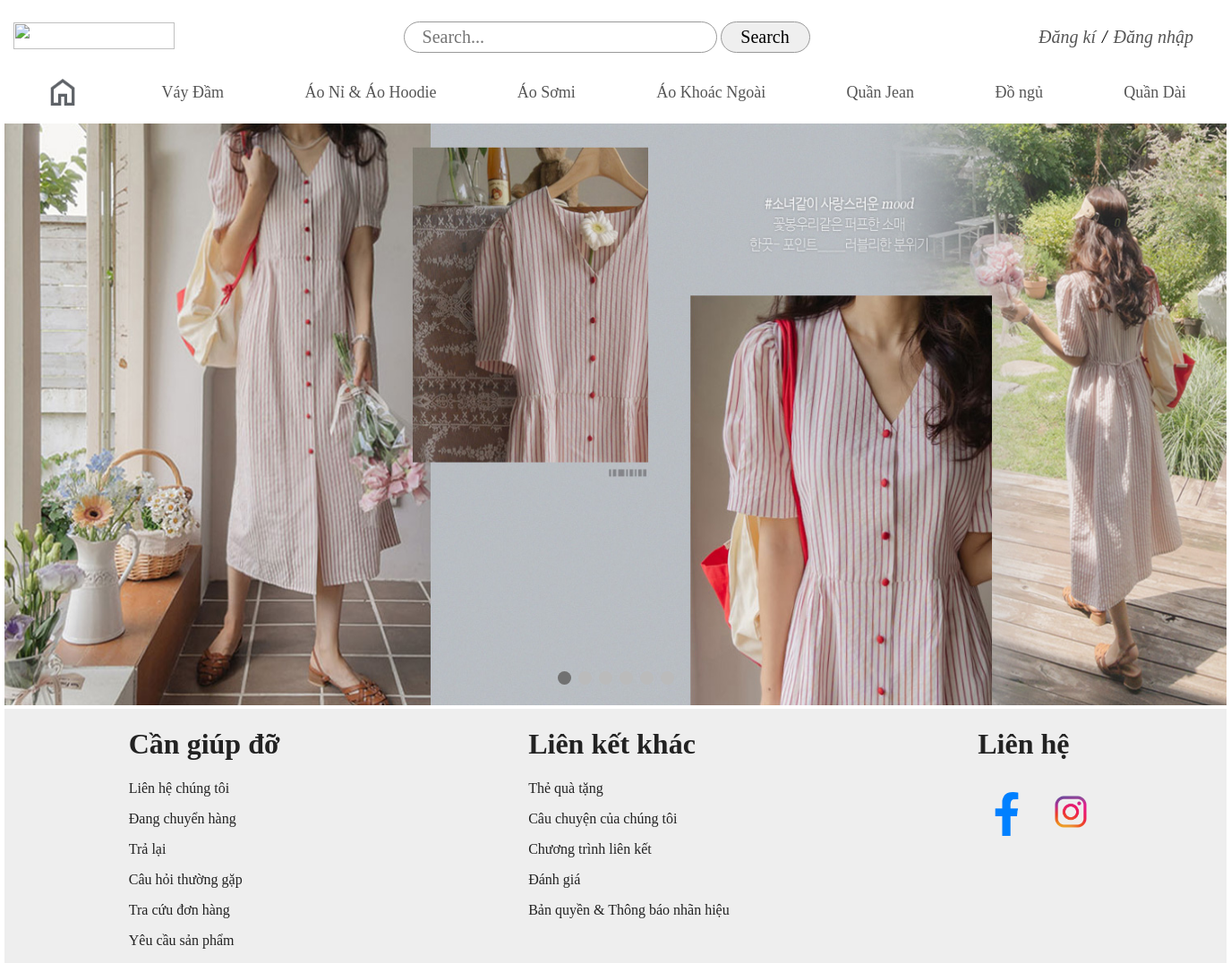
The page /public/khung/khung.php on the database its author committed.
### tables this page shows
CREATE TABLE `loaihang` (
  `maloai` int NOT NULL,
  `tenloai` varchar(255) NOT NULL
);

### public/khung/khung.php (the view, shortened to what this page needs)
<!DOCTYPE html>
<html lang="en">
<head>
    <?php include "../../includes/connect.php";
                $conn = connectDB();
                $sql = "SELECT * FROM loaihang";
                $result = $conn->query($sql);
                $danhmucs = $result->fetchAll(PDO::FETCH_ASSOC);
            ?>
</head>
<body>
    <div class="layout">
        <div>
        <header>
            <div class="logo">
                <img src="../img/logo.png" alt="">
            </div>
            <div class="search">
                <input type="search" name="timkiem" placeholder="Search...">
                <input type="submit" value="Search">
            </div>
            <div class="login">
                <p><a href="">Đăng kí</a></p>
                <p> / </p>
                <p><a href="">Đăng nhập</a></p>
            </div>
        </header>
        <nav>
            <div class="danhmuc">
                <a href=""><img width="40px" height="40px" src="../img/nuthome.png" alt=""></a>
                <?php
                    foreach($danhmucs as $danhmuc){
                ?>
                    <div class="danhmuc2">
                        <a href=""><?php echo $danhmuc['tenloai'] ?></a>
                    </div>
                <?php
                    }
                ?>
            </div>
        </nav>
        <div class="banner">
            <div class="anh fade">
                <img src="../img/banner1.jpg" style="width: 100%;">
            </div>
        </div>
        <div class = "nut" style="text-align:center">
            <span class="dot" onclick="currentSlide(1)"></span>
            <span class="dot" onclick="currentSlide(2)"></span>
            <span class="dot" onclick="currentSlide(3)"></span>
            <span class="dot" onclick="currentSlide(4)"></span>
            <span class="dot" onclick="currentSlide(5)"></span>
            <span class="dot" onclick="currentSlide(6)"></span>
        </div>
        <footer>
              <div class="ft1">
                <h1>Cần giúp đỡ</h1>
                <p><a href="">Liên hệ chúng tôi</a></p>
                <p><a href="">Đang chuyển hàng</a></p>
                <p><a href="">Trả lại</a></p>
                <p><a href="">Câu hỏi thường gặp</a></p>
                <p><a href="">Tra cứu đơn hàng</a></p>
                <p><a href="">Yêu cầu sản phẩm</a></p>
              </div>
              <div class="ft2">
                <h1>Liên kết khác</h1>
                <p><a href="">Thẻ quà tặng</a></p>
                <p><a href="">Câu chuyện của chúng tôi</a></p>
                <p><a href="">Chương trình liên kết</a></p>
                <p><a href="">Đánh giá</a></p>
                <p><a href="">Bản quyền & Thông báo nhãn hiệu</a></p>
              </div>
              <div class="ft3">
                <h1>Liên hệ</h1>
                <a href=""><img width="65px" height="65px" src="../img/facebook-logo.webp" alt=""></a>
                <a href=""><img width="70px" height="70px" src="../img/instagram-logo.webp" alt=""></a>
              </div>
        </footer>
    </div>
</body>
</html>

### public/khung/khung.php (style rules this page uses)
body { margin: 0; padding: 0; }
.layout { margin: 0 auto; width: 1365px; }
header { margin-top: 10px; display: flex; justify-content: space-between; align-items: center; }
header .logo img { margin-left: 10px; width: 180px; height: 30px; }
input[type=search] { width: 350px; height: 35px; border-radius: 30px; border: 1px solid #999; font-size: 20px; padding-left: 20px; font-family: Cambria, Cochin, Georgia, Times, 'Times New Roman', serif; }
input[type=submit] { width: 100px; height: 35px; border-radius: 30px; border: 1px solid #999; font-family: Cambria, Cochin, Georgia, Times, 'Times New Roman', serif; font-size: 20px; }
header .login { display: flex; margin-right: 30px; }
header .login p { margin-right: 7px; font-size: 20px; font-family: Cambria, Cochin, Georgia, Times, 'Times New Roman', serif; font-style: italic; }
header .login a { text-decoration: none; color: #555; }
.danhmuc { display: flex; justify-content: space-around; margin-top: 10px; }
.danhmuc a { text-decoration: none; font-size: 18px; font-family: Cambria, Cochin, Georgia, Times, 'Times New Roman', serif; color: #555; position: relative; }
.danhmuc a::before { content: ""; position: absolute; top: 100%; left: 0; background: pink; width: 0%; height: 5px; transition: .5s; }
.danhmuc2 { padding-top: 10px; }
.banner img { margin-top: 10px; width: 1365px; height: 650px; position: relative; }
.dot { cursor: pointer; height: 15px; width: 15px; margin: 0 2px; background-color: #bbb; border-radius: 50%; display: inline-block; transition: background-color 0.6s ease; }
.nut { position: absolute; top: 750px; left:50%; transform:translateX(-50%); }
.active, .dot:hover { background-color: #717171; }
.fade { animation-name: fade; animation-duration: 1.5s; }
footer { background-color: #eee; display: flex; justify-content: space-around; font-family: Cambria, Cochin, Georgia, Times, 'Times New Roman', serif; }
footer h1 { color: #222; }
footer a { text-decoration: none; color: #222; }

### rows shown on the page
loaihang: tenloai "Váy Đầm"
loaihang: tenloai "Áo Nỉ & Áo Hoodie"
loaihang: tenloai "Áo Sơmi"
loaihang: tenloai "Áo Khoác Ngoài"
loaihang: tenloai "Quần Jean"
loaihang: tenloai "Đồ ngủ"
loaihang: tenloai "Quần Dài"
